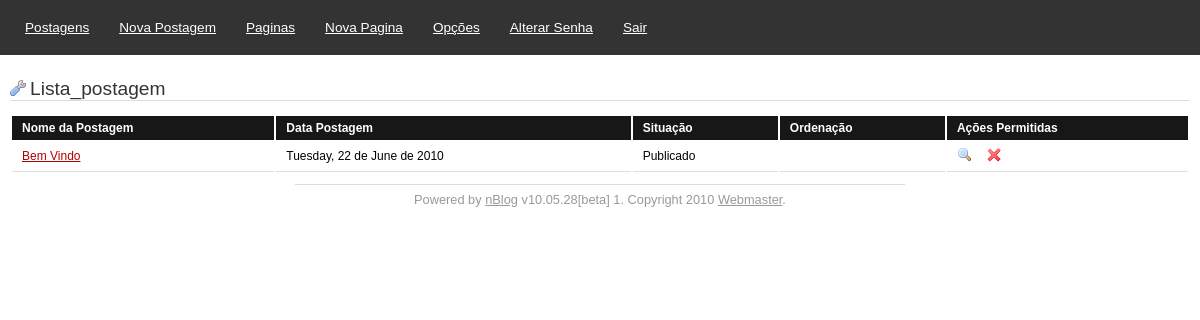
The app's page /adm/admin.php?mode=lista_postagem (signed in) with its own data.
### tables this page shows
CREATE TABLE `postagens` (
  `codigo` int(11) NOT NULL auto_increment,
  `slug` varchar(255) NOT NULL default '',
  `titulo` varchar(255) NOT NULL default '',
  `conteudo` longtext NOT NULL,
  `pagina` int(1) NOT NULL default '0',
  `menu` int(1) NOT NULL default '0',
  `paginaini` int(1) NOT NULL default '0',
  `data` int(20) NOT NULL default '0',
  `publicado` int(1) NOT NULL default '0',
  `link` varchar(20) default '',
  `ordem` char(3) default NULL,
  PRIMARY KEY  (`codigo`)
);

### adm/admin.php (called while the page is built, shortened)
<?php
include(PATH . 'includes/functions.php');
$config = nb_config();
$mode = mysql_real_escape_string($_GET['mode']);
include('index.php');
include('footer.php');
?>

### includes/functions.php (called while the page is built, shortened)
<?php
function nb_config()
{
	$sql = mysql_query("SELECT * FROM `config`");
	$config = array();
	while($row = mysql_fetch_array($sql))
	{
		$config[$row['nome']] = $row['valor'];
	}
	return $config;
}
?>

### adm/index.php (the view, shortened to what this page needs)
<?php
switch($mode)
{
	default:
	case 'lista_postagens':
		$result = mysql_query('SELECT * FROM `postagens` Where `pagina` = 0 Order by `data` DESC') or die(mysql_error());
		while($row = mysql_fetch_assoc($result))
		{
			$published = ($row['publicado'] == 1) ? ''._POSTPUB.'' : ''._POSTNOTPUB.'';
			$preview_link = ($row['publicado'] == 1) ? "<a href=\"../{$config['arquivo-index']}?post={$row['slug']}\"><img src=\"images/view.png\" alt=\""._VIEWPOST."\"/></a>&nbsp;&nbsp;&nbsp;" : '';
			$post_list .= "<tr>
								<td><a href=\"admin.php?mode=edita_postagem&codigo={$row['codigo']}\">{$row['titulo']}</a></td>
								<td>" . strftime($config['formato-data'], $row['data']) . "</td>
								<td>{$published}</td>
                                <td></td>
								<td>
								{$preview_link}
								<a href=\"admin.php?mode=apaga&codigo={$row['codigo']}\" onclick=\"return confirm_dialog('admin.php?mode=delete&codigo={$row['codigo']}', '"._REMOVPOSTMSG."')\"><img src=\"images/delete.png\" alt=\""._REMOVPOST."\" /></a>
								</td>
							</tr>";
		}
		include('list.php');
	break;
}
?>

### adm/images/styles.css (style rules this page uses)
body { font-family:"Trebuchet MS", Verdana, Arial; font-size:1.0em; margin:0 auto; padding:0; }
a img { border:none; }
a { color:#B20002; }
table tr td { border-bottom:1px solid #dddddd; padding:5px 10px; }

### records on screen
postagens: titulo "Bem Vindo", data "Tuesday, 22 de June de 2010", publicado "Publicado"

### other values on screen
_POST "Postagens"
_NEWPOST "Nova Postagem"
_PAGINA "Paginas"
_NEWPAGINA "Nova Pagina"
_OPTIONS "Opções"
_CHANGEPASS "Alterar Senha"
_LOGOUT "Sair"
$mode "Lista_postagem"
_POSTNAME "Nome da Postagem"
_POSTDATE "Data Postagem"
_POSTSTATUS "Situação"
_POSTORDEM "Ordenação"
_POSTACITONS "Ações Permitidas"
$versao "v10.05.28[beta] 1"
